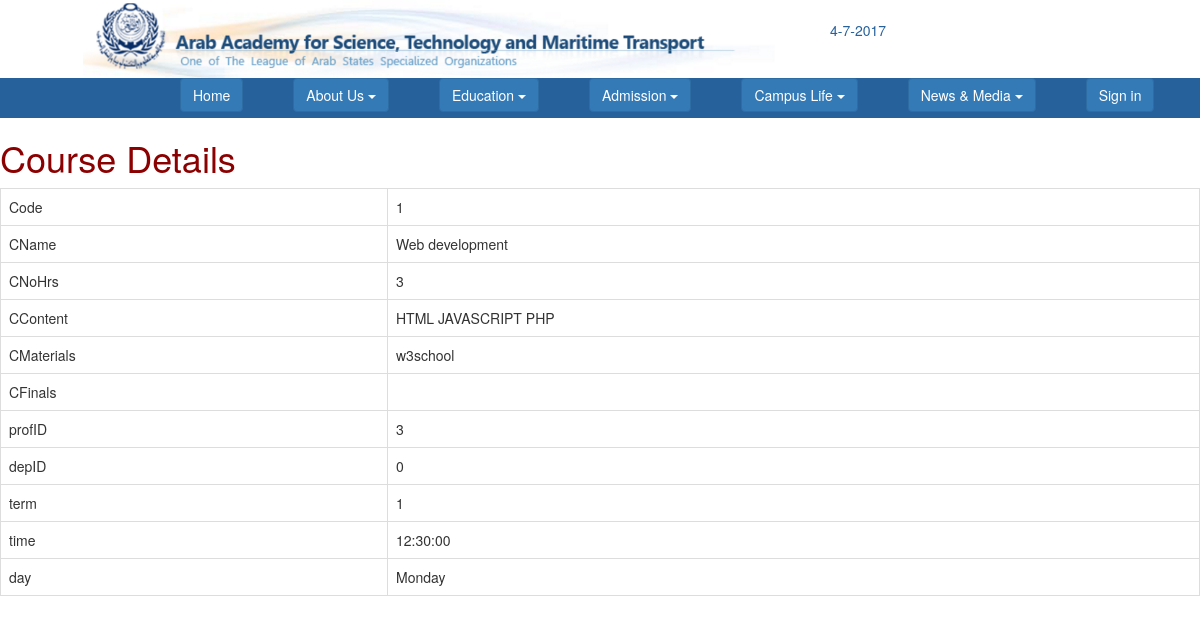
Screenshot of /users/show_course.php?Code=1 with the database file from the repository.
### tables this page shows
CREATE TABLE `course` (
  `Code` int(10) NOT NULL,
  `CName` varchar(20) NOT NULL,
  `CNoHrs` int(11) NOT NULL,
  `CContent` text NOT NULL,
  `CMaterials` text NOT NULL,
  `CFinals` text NOT NULL,
  `profID` int(11) NOT NULL,
  `depID` int(11) NOT NULL,
  `term` int(11) NOT NULL,
  `time` time NOT NULL,
  `day` varchar(10) NOT NULL
);

### users/show_course.php (the view, shortened to what this page needs)
<?php
	require_once("C:\\xampp\\htdocs\\webproject\\". '/Header.php');
?>
<?php
	if ($_SERVER['REQUEST_METHOD'] === 'GET') {
	    $course_code = $_GET['Code'];
	    $query = "SELECT * from course where Code = $course_code";
		$user = mysql_query($query) or die ("Couldn’t execute query. " . mysql_error());
		$user = mysql_fetch_array($user);
		if($user == 0){
			echo "No such a course.";
		} else {
			echo "<h1 align= \"left\" style=\" color:#8B0000\"> Course Details </h1>";
			echo "<table id='table234' class=\"table table-bordered table-inverse\">";
			foreach ($user as $k => $v) {
				if (!is_numeric($k)) {
					echo "<tr>\n";
					echo "<td>$k</td>";
					echo "<td>$v</td>";
					echo "</tr>\n";
				}
			}
			echo "</table>\n";
		}
	}
?>
<?php
	require_once("C:\\xampp\\htdocs\\webproject\\". '/Footer.php');
?>

### rows the page displays
course: Code "1", CName "Web development", CNoHrs "3", CContent "HTML JAVASCRIPT PHP", CMaterials "w3school", profID "3", depID "0", term "1", time "12:30:00", day "Monday"

### other values shown
$k "Code"
$k "CName"
$k "CNoHrs"
$k "CContent"
$k "CMaterials"
$k "CFinals"
$k "profID"
$k "depID"
$k "term"
$k "time"
$k "day"
